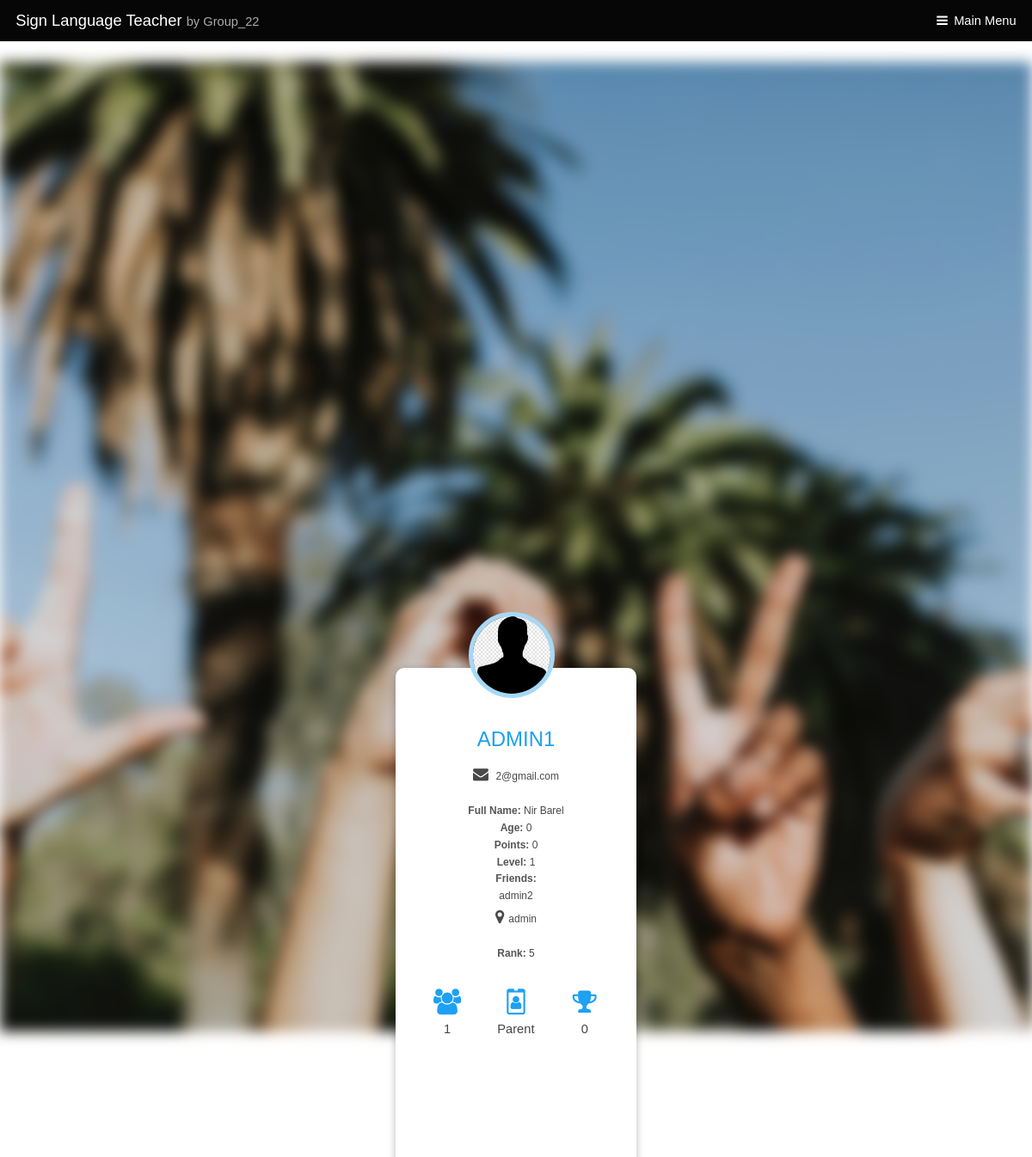
The app's page /sign-language-teacher/profile/ (signed in) with its own data.
### registration/models.py (models this page shows, shortened)
class UserProfile(models.Model):
    TYPES = (('parent', 'parent'), ('student', 'student'))
    user = models.OneToOneField(User, related_name='profile', on_delete=models.CASCADE, blank=True, null=True)
    son = models.ForeignKey(User, on_delete=models.SET_NULL, blank=True, null=True, related_name='son')
    address = models.CharField(max_length=100, default='')
    age = models.IntegerField(default=0)
    points = models.IntegerField(default=0)
    type = models.CharField(max_length=10, choices=TYPES, default='student')
    is_admin = models.BooleanField(default=False)
    suspention_time = models.DateTimeField(default=timezone.now())
    total_minutes = models.FloatField(default=0)
    last_login = models.DateTimeField(default=datetime(2000, 1, 1))
    rank = models.IntegerField(default=0)
    level = models.IntegerField(default=1)

### registration/views.py (the view)
# urls.py: path('profile/', views.profile, name='profile'),
def profile(request):
    if request.user is None or not request.user.is_authenticated:
        return HttpResponse("Not logged in")
    u1 = request.user
    try:
        friend = Friend.objects.get(current_user=u1)
        friends = list(map(lambda x: x.username, friend.users.all()))
    except (TypeError, Friend.DoesNotExist):
        friends = []
    try:
        parent_profile = UserProfile.objects.get(son=u1)
        parent_user = User.objects.get(username=parent_profile.user.username)
        if parent_profile[0]:
            alert = Notifications(receiver=parent_user[0], message='your son has won a new prize')
            alert.save()
    except (TypeError, UserProfile.DoesNotExist):
        parent_user = []
    up1 = get_object_or_404(UserProfile, user=u1)
    messagesList = Notifications.objects.filter(receiver=request.user, seen=False)
    winningList = Winning.objects.filter(user=up1, seen=False)
    for m in messagesList:
        messages.add_message(request, messages.INFO, m.message)
        m.seen = True
        m.save()
    for m in winningList:
        messages.add_message(request, messages.INFO, f'you have won {m.prize.name}')
        m.seen = True
        m.save()
    return render(request, 'registration/profile-details.html', {'user': u1, 'profile': up1, 'friends': friends})

### registration/templates/registration/profile-details.html (shortened to what this page needs)
<!DOCTYPE HTML>
<html>
	<head>
        {% load static %}
		<link rel="stylesheet" href="{% static 'registration/sitestyle/assets/css/main.css' %}" />
        <link rel="stylesheet" href="{% static 'registration/sitestyle/assets/css/profilestyle.css' %}" />
        <link rel="stylesheet" href="https://maxcdn.bootstrapcdn.com/font-awesome/4.7.0/css/font-awesome.min.css">
	</head>
	<body class="subpage">
			<header id="header">
				<div class="logo"><a href="{% url 'registration:index' %}">Sign Language Teacher <span>by Group_22</span></a></div>
				<a href="#menu">Main Menu</a>
			</header>
<br>
        <div class="bg-image"></div>
			<div class="wrapper1">
  <div class="container">
    <img src="{% static 'registration/uploads/rf.jpg' %}" alt="" class="profile-img">
    <div class="content">
      <div class="sub-content">
        <h1>{{user.username}}</h1>
        <span class="location"><i class="fa fa-envelope" aria-hidden="true"></i> {{ user.email }}</span>
        <span><b>Full Name: </b>{{ user.get_full_name }}</span><br>
        <span><b>Age: </b>{{profile.age}}</span><br>
        <span><b>Points: </b>{{profile.points}}</span><br>
        <span><b>Level: </b>{{profile.level}}</span><br>
        <span><b>Friends: </b></span><br>
        {% for f in friends %}
        <span>{{f}} </span>
        {% empty %}
        <p>No friends</p>
        {% endfor %}
        <span class="location"><i class="fa fa-map-marker" aria-hidden="true"></i>{{ profile.address }}</span>
        <span><b>Rank: </b>{{profile.rank}}</span><br>
      </div>
      <div class="data">
        <div class="inner-data">
          <span><i class="fa fa-users" aria-hidden="true"></i></span>
          <p>{{ friends|length }}</p>
        </div>
          {% if profile.son %}
           <div class="inner-data">
          <span><i class="fa fa-id-badge" aria-hidden="true"></i></span>
          <p>Parent</p>
        </div>
          {% else %}
          <div class="inner-data">
          <span><i class="fa fa-id-badge" aria-hidden="true" style="color: #FFFFFF"></i></span>
        </div>
          {%endif%}
        <div class="inner-data">
          <span><i class="fa fa-trophy" aria-hidden="true"></i></span>
          <p>{{profile.points}}</p>
        </div>
      </div>
    </div>
  </div>
</div>
	</body>
</html>

### registration/static/registration/sitestyle/assets/css/main.css (style rules this page uses)
html, body, div, span, applet, object, iframe, h1, h2, h3, h4, h5, h6, p, blockquote, pre, a, abbr, acronym, address, big, cite, code, del, dfn, em, img, ins, kbd, q, s, samp, small, strike, strong, sub, sup, tt, var, b, u, i, center, dl, dt, dd, ol, ul, li, fieldset, form, label, legend, table, caption, tbody, tfoot, thead, tr, th, td, article, aside, canvas, details, embed, figure, figcaption, footer, header, hgroup, menu, nav, output, ruby, section, summary, time, mark, audio, video { margin: 0; padding: 0; border: 0; font-size: 100%; font: inherit; vertical-align: baseline; }
article, aside, details, figcaption, figure, footer, header, hgroup, menu, nav, section { display: block; }
body { line-height: 1; }
body { -webkit-text-size-adjust: none; }
*, *:before, *:after { -moz-box-sizing: border-box; -webkit-box-sizing: border-box; box-sizing: border-box; }
.container { margin-left: auto; margin-right: auto; }
.container { width: 80rem; }
@media screen and (max-width: 1680px) { .container { width: 80rem; } }
@media screen and (max-width: 1280px) { .container { width: 65rem; } }
body { -ms-overflow-style: scrollbar; }
body { background: #fff; }
html { font-size: 13pt; }
@media screen and (max-width: 1680px) { html { font-size: 11pt; } }
@media screen and (max-width: 1280px) { html { font-size: 11pt; } }
body { background-color: #fff; color: #444; }
body, input, select, textarea { font-family: "Poppins", sans-serif; font-weight: 300; font-size: 1rem; line-height: 1.65; }
a { text-decoration: underline; }
strong, b { font-weight: 600; }
em, i { font-style: italic; }
p { margin: 0 0 2rem 0; }
h1, h2, h3, h4, h5, h6 { font-weight: 300; line-height: 1.5; margin: 0 0 1rem 0; }
a { color: #8a4680; }
strong, b { color: #555; }
h1, h2, h3, h4, h5, h6 { color: #555; }
body.subpage { padding-top: 3.25em; }
#header { background: rgba(0, 0, 0, 0.975); color: #a6a6a6; cursor: default; height: 3.25em; left: 0; line-height: 3.25em; position: fixed; text-align: right; top: 0; width: 100%; z-index: 10001; }
#header > .logo { display: inline-block; height: inherit; left: 1.25em; line-height: inherit; margin: 0; padding: 0; position: absolute; top: 0; }
#header > .logo a { font-size: 1.25em; color: #FFF; text-decoration: none; }
#header > .logo span { font-weight: 400; font-size: .8em; color: rgba(255, 255, 255, 0.65); }
#header > a { -moz-transition: color 0.2s ease-in-out; -webkit-transition: color 0.2s ease-in-out; -ms-transition: color 0.2s ease-in-out; transition: color 0.2s ease-in-out; display: inline-block; padding: 0 0.75em; color: inherit; text-decoration: none; color: #FFF; }
#header > a[href="#menu"] { text-decoration: none; -webkit-tap-highlight-color: transparent; }
#header > a[href="#menu"]:before { content: ""; -moz-osx-font-smoothing: grayscale; -webkit-font-smoothing: antialiased; font-family: FontAwesome; font-style: normal; font-weight: normal; text-transform: none !important; }
#header > a[href="#menu"]:before { margin: 0 0.5em 0 0; }
#header > a:last-child { padding-right: 1.25em; }

### registration/static/registration/sitestyle/assets/css/profilestyle.css (style rules this page uses)
* { margin: 0; padding: 0; }
body { background: #FFFFFFF; font-family: 'Josefin Sans', sans-serif; }
.wrapper1 { position: absolute; top: 80%; left: 50%; transform: translate(-50%,-50%); }
.container { width: 280px; height: 600px; background: #fff; position: relative; border-radius: 10px; box-shadow: 0 2px 10px 0 rgba(0,0,0,0.16), 0 2px 10px 0 rgba(0,0,0,0.12); }
.container .profile-img { width: 100px; height: 100px; border-radius: 50%; position: absolute; top: -65px; left: 85px; border: 5px solid #a4d9f9; }
.content { padding: 65px 20px 20px; }
.content .sub-content { text-align: center; }
.content .sub-content h1 { text-transform: uppercase; font-size: 24px; color: #1da1f2; }
.content .sub-content span { font-size: 12px; color: #494949; }
.content .sub-content span.location { display: block; margin: 5px 0 20px; }
.content .sub-content span.location .fa { font-size: 18px; margin-right: 5px; }
.data { width: 100%; overflow: hidden; margin: 30px 0 20px; }
.inner-data { width: 33.3%; float: left; text-align: center; }
.inner-data span .fa { font-size: 30px; margin-bottom: 5px; color: #1da1f2; }

### registration/templates/registration/profile-details.html (style rules this page uses)
.bg-image { background-image: url(../../static/registration/uploads/bg.jpg); filter: blur(8px); -webkit-filter: blur(8px); height: 150%; background-position: center; background-repeat: no-repeat; background-size: cover; }

### records on screen
UserProfile: age "0", points "0", level "1", address "admin", rank "5"

### other values on screen
{{ user.username }} "ADMIN1"
{{ user.email }} "2@gmail.com"
{{ user.get_full_name }} "Nir Barel"
{{ f }} "admin2"
{{ friends|length }} "1"
